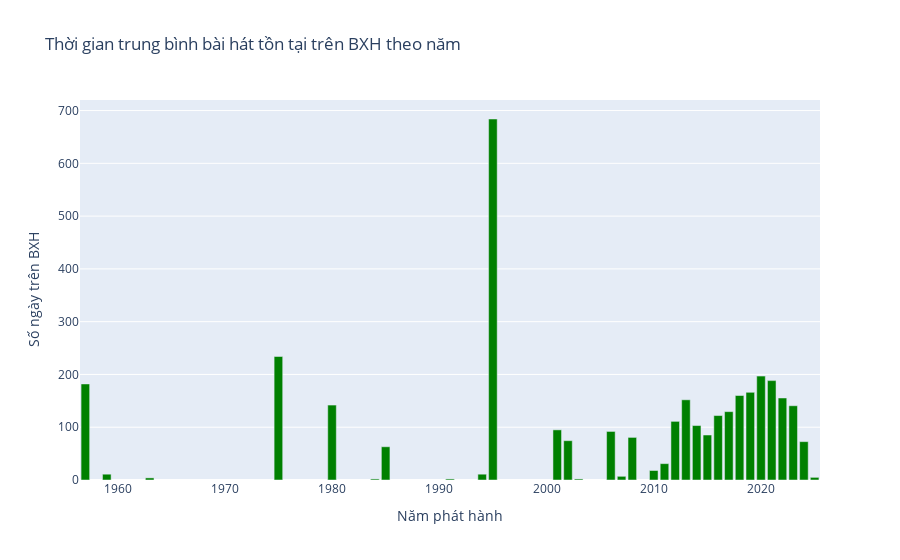

The code cell stored with this chart in its notebook:
### Markdown cell above
Từ đây, ta sẽ vẽ biểu đồ thể hiện thời gian trung bình các bài hát trụ lại trên bảng xếp hạng theo từng năm, trong đó các cột được sử dụng để biểu diễn số ngày trụ lại trung bình của các bài hát ra mắt trong mỗi năm.

### Code cell
# Vẽ biểu đồ
fig = px.bar(yearly_avg_days, 
             x='release_year', 
             y='days_on_chart', 
             title="Thời gian trung bình bài hát tồn tại trên BXH theo năm",
             labels={'release_year': 'Năm phát hành', 'days_on_chart': 'Số ngày trên BXH'})

fig.update_traces(marker_color='green')
fig.write_image('../images/bar_avg_days.svg', format='svg', engine='kaleido')
fig.show()

### Figure 1 — Plotly figure (JSON) as saved in the notebook; plotly's stock layout.template omitted (floating-point values rounded to 4 significant figures)
{"data": [{"hovertemplate": "Năm phát hành=%{x}<br>Số ngày trên BXH=%{y}<extra></extra>", "legendgroup": "", "marker": {"color": "green", "pattern": {"shape": ""}}, "name": "", "orientation": "v", "showlegend": false, "textposition": "auto", "type": "bar", "x": [1957, 1959, 1963, 1975, 1980, 1984, 1985, 1991, 1994, 1995, 2001, 2002, 2003, 2006, 2007, 2008, 2010, 2011, 2012, 2013, 2014, 2015, 2016, 2017, 2018, 2019, 2020, 2021, 2022, 2023, 2024, 2025], "xaxis": "x", "y": [182.0, 11.0, 4.0, 234.0, 142.0, 2.0, 63.0, 2.0, 11.0, 684.0, 95.0, 74.5, 2.0, 92.0, 7.0, 80.71, 18.0, 31.0, 111.1, 152.0, 103.2, 85.23, 122.1, 129.5, 160.1, 166.1, 196.8, 188.3, 155.4, 140.7, 72.69, 5.0], "yaxis": "y"}], "layout": {"barmode": "relative", "legend": {"tracegroupgap": 0}, "title": {"text": "Thời gian trung bình bài hát tồn tại trên BXH theo năm"}, "xaxis": {"anchor": "y", "domain": [0, 1], "title": {"text": "Năm phát hành"}}, "yaxis": {"anchor": "x", "domain": [0, 1], "title": {"text": "Số ngày trên BXH"}}}}
